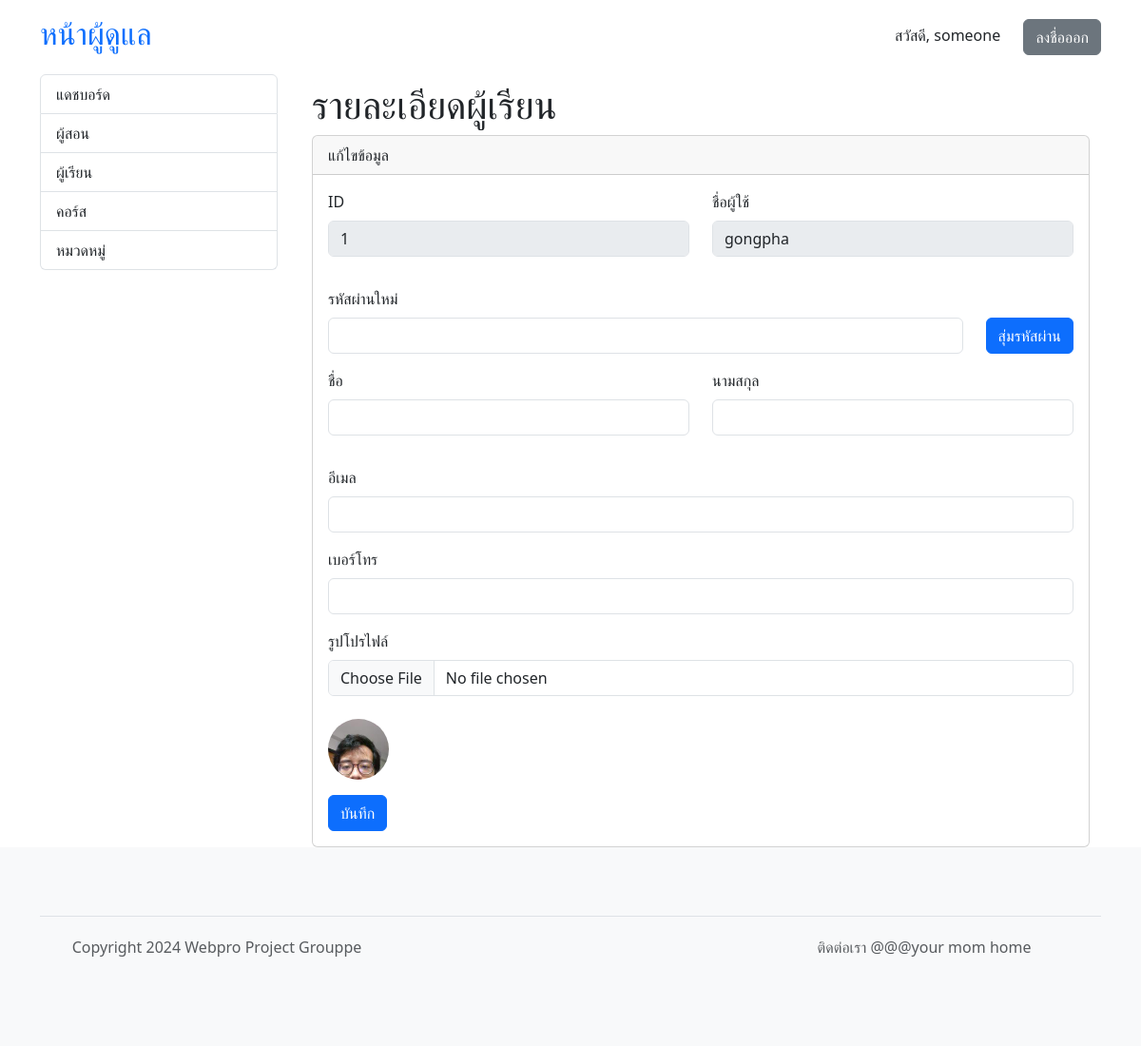
/admin/student.php?id=1 (signed in), run on an earlier commit of the app's database.
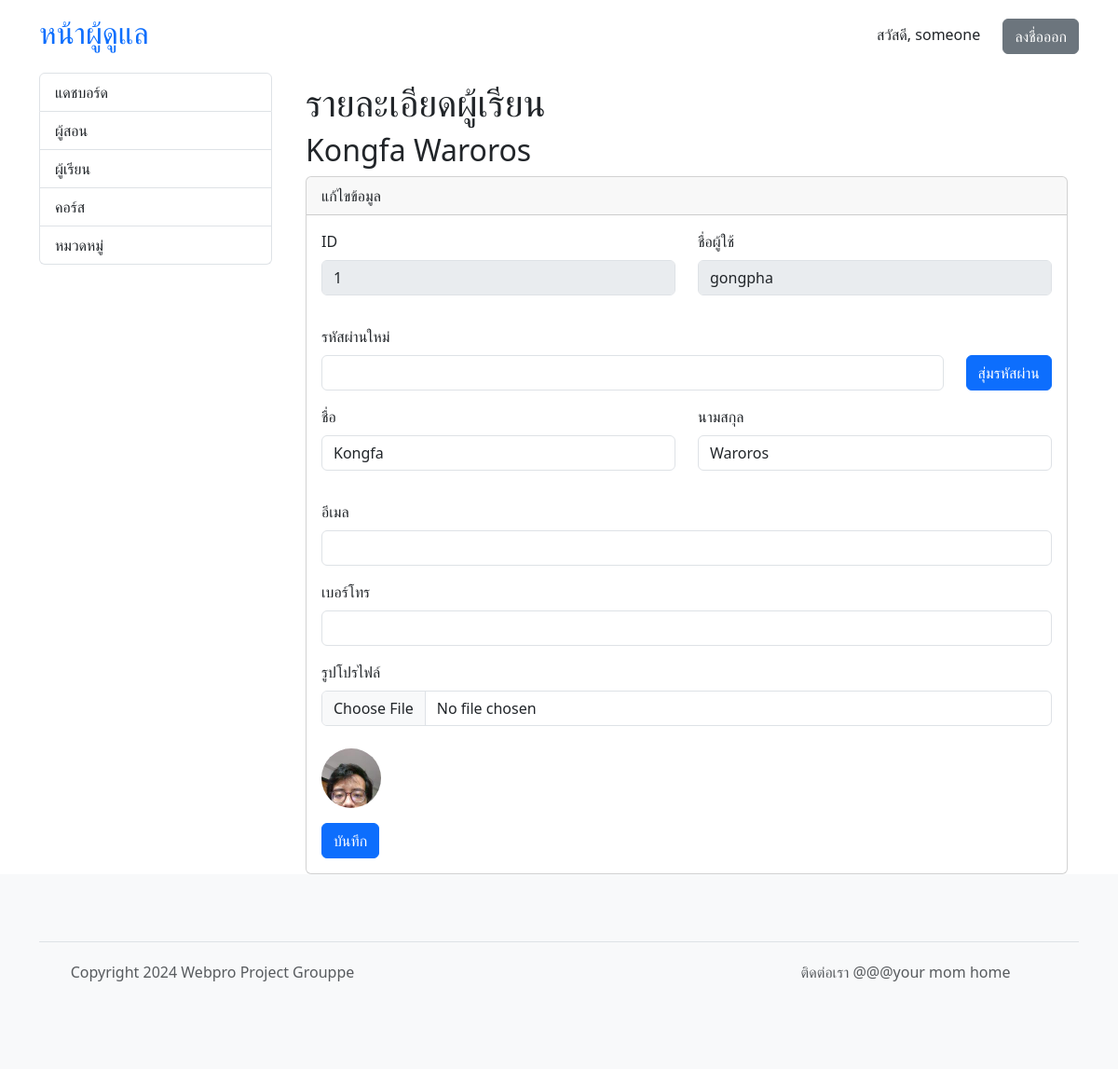
And on a later commit of the database.
### tables this page shows
CREATE TABLE "students" (
	"id"	INTEGER,
	"username"	VARCHAR(32) NOT NULL,
	"first_name"	VARCHAR(64) NOT NULL,
	"last_name"	VARCHAR(64) NOT NULL,
	"profile_pic_hash"	CHARACTER(32),
	"password"	CHARACTER(72) NOT NULL,
	"email"	VARCHAR(64) NOT NULL,
	"phone"	VARCHAR(16),
	"created_date"	DATETIME,
	PRIMARY KEY("id" AUTOINCREMENT)
);

### core.php (called while the page is built, shortened)
<?php
require 'shopping.php';
require 'common.php';
	class App extends SQLite3 {
			?>
				</form><?php
		function get_object($id, $table) {
			$sql = "SELECT *, first_name || ' ' || last_name AS name FROM $table WHERE id = \"" . $id . "\"";
			$ret = $this->query($sql);
			$row = $ret->fetchArray(SQLITE3_ASSOC);
			$row = prepare_other_data($row, '../');
			return $row;
		}
	}
?>

### common.php (called while the page is built, shortened)
<?php
function prepare_other_data($row, $prefix = "") {
	if (isset($row['profile_pic_hash'])) {
		if ($row['profile_pic_hash'] != "") {
			$row['pfplink'] = $prefix . "avatars/" . $row['profile_pic_hash'] . '.jpg';
			return $row;
		}
	}
	$row['pfplink'] = get_pfplink_from_seed('saltPROJECTGROUPPE' . md5($row['username']));
	return $row;
}
	?>

### admin/si_edit.php (the view, shortened to what this page needs)
<?php
$object = null;
if (isset($_GET['id']))
	$object = $db->get_object($_GET['id'], $table);
if ($object != null) {
	$head = $head_1;
	$subhead = "<h2>{$object['name']}</h2>";
	$cardhead = "แก้ไขข้อมูล";
	$required = "";
	$lock = "disabled";
}
?>
<div class="container">
	<h1><?php echo $head ?></h1>
	<?php
		echo $subhead;
	?>
	<div class="card">
		<div class="card-header">
			<?php echo $cardhead ?>
		</div>
		<div class="card-body">
			<form action="<?php echo $logicpage; ?>" method="post" enctype="multipart/form-data">
				<div class="mb-3 row">
					<div class="col mb-3">
						<?php if ($object['id'] != 0) { ?>
						<label for="username" class="form-label <?php echo $required ?>">ID</label>
						<input type="text" class="form-control" id="id" name="id" value="<?php echo $object['id'] ?>" disabled>
						<?php } ?>
					</div>
					<div class="<?php if ($object['id'] != 0) { echo "col"; } else { echo ""; } ?> mb-3">
						<label for="username" class="form-label <?php echo $required ?>">ชื่อผู้ใช้</label>
						<input type="text" class="form-control" id="username" name="username" value="<?php echo $object['username'] ?>" <?php echo $lock ?> >
					</div>
				</div>
				<div class="mb-3">
					<label for="password" class="form-label <?php echo $required ?>">รหัสผ่าน<?php echo $object['id'] == 0 ? "" : "ใหม่"; ?></label>
					<div class="mb-3 row">
						<div class="col">
							<input class="form-control" id="password-input" name="password">
						</div>
						<div class="col-auto">
							<button type="button" onclick="passwordgen()" class="btn btn-primary">สุ่มรหัสผ่าน</button>
						</div>
					</div>
				</div>
				<div class="mb-3 row">
					<div class="col mb-3">
						<label for="first_name" class="form-label <?php echo $required ?>">ชื่อ</label>
						<input type="text" class="form-control" id="first_name" name="first_name" value="<?php echo $object['first_name'] ?>">
					</div>
					<div class="col mb-3">
						<label for="last_name" class="form-label <?php echo $required ?>">นามสกุล</label>
						<input type="text" class="form-control" id="last_name" name="last_name" value="<?php echo $object['last_name'] ?>">
					</div>
				</div>
				<div class="mb-3">
					<label for="email" class="form-label <?php echo $required ?>">อีเมล</label>
					<input type="email" class="form-control" id="email" name="email" value="<?php echo $object['email'] ?>">
				</div>
				<div class="mb-3">
					<label for="phone" class="form-label <?php echo $required ?>">เบอร์โทร</label>
					<input type="text" class="form-control" id="phone" name="phone" value="<?php echo $object['phone'] ?>">
				</div>
				<div class="mb-3">
					<label for="pfplink" class="form-label">รูปโปรไฟล์</label>
					<input type="file" class="form-control mb-4" id="pfpFile" name="pfpfile" accept="image/jpeg">
					<?php if ($object['id'] != 0) { ?>
					<img src="<?php echo $object['pfplink'] ?>" alt="avatar" width="64" height="64" class="rounded-circle me-4">
					<?php } else { ?>
					<input type="hidden" name="new">
					<?php } ?>
				</div>
				<button type="submit" class="btn btn-primary">บันทึก</button>
			</form>
		</div>
	</div>
</div>
<?php
require 'template_footer.php';
?>

What changed in the data, as far as the page shows it:
changed students "gongpha": first_name (not shown) → "Kongfa"; last_name (not shown) → "Waroros"
Also different on the page:
$object['name']: (not shown) → "Kongfa Waroros"
